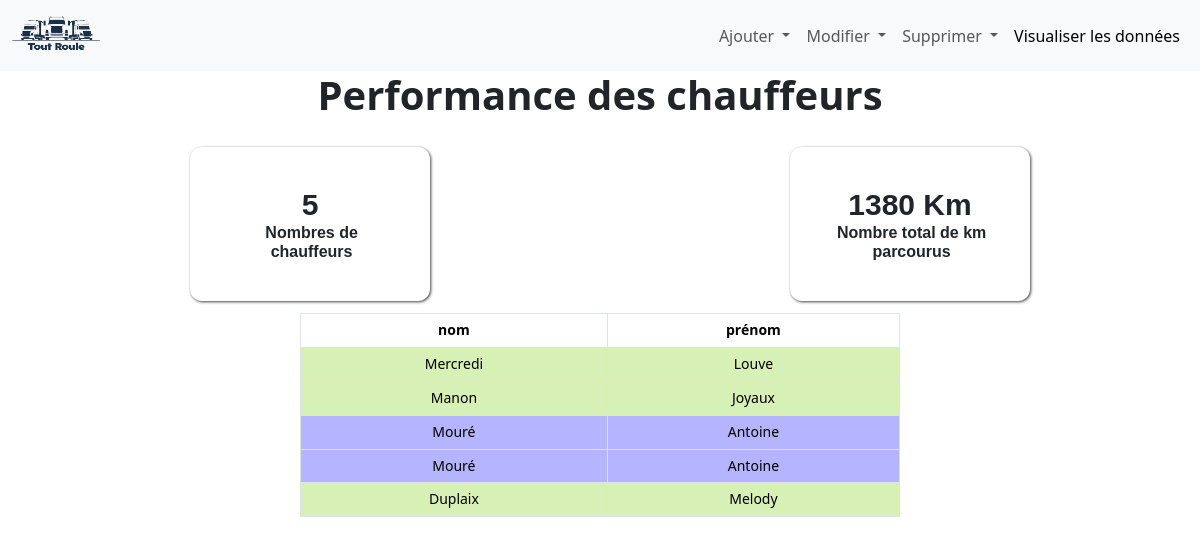
Before: / with the older database file.
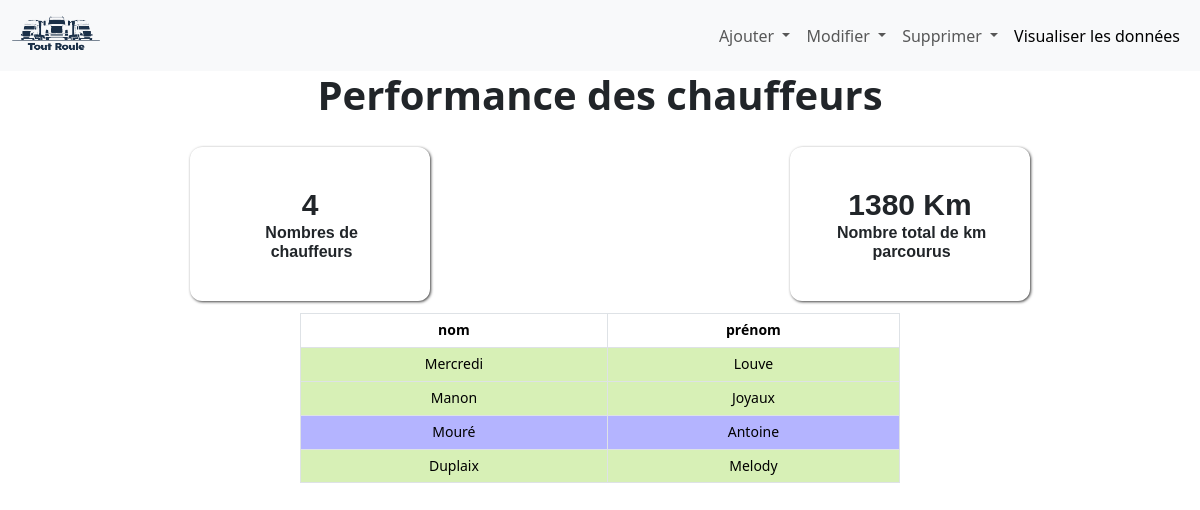
After: the same page with the newer database file.
### tables this page shows
CREATE TABLE chauffeurs(
   id_chauffeur INTEGER PRIMARY KEY,
   nom VARCHAR(50) NOT NULL,
   prenom VARCHAR(50) NOT NULL,
   genre VARCHAR(2) NOT NULL
);

### app.py (the view)
@app.route("/") # méthode qui permet de créer des pages web
def f_index():
    df= requetes_tables_transformation_dataframe()
    v_afficher_nom_prenom = afficher_nom_prenom_chauffeurs()
    v_afficher_nombres_chauffeurs = afficher_nombre_chauffeurs(v_afficher_nom_prenom)
    v_nb_de_km_parcouru_total = nb_de_km_parcouru_total(df)
    v_graphique = graphique(df)
    return render_template("t_analyses.html", t_afficher_nombres_chauffeurs = v_afficher_nombres_chauffeurs,
                                        t_afficher_nom_prenom = v_afficher_nom_prenom,
                                        t_nb_de_km_parcouru_total = v_nb_de_km_parcouru_total,
                                        t_graphique = v_graphique)

### lib/analyses.py (called while the page is built)
def calcul_km_parcouru (df):
    df["km_parcouru"] = df["km_fin"] - df["km_debut"]
    return df

def requetes_tables_transformation_dataframe():
    con = sqlite3.connect('toutroule.db')
    cursor = con.cursor()
    cursor.execute('''SELECT
        c.id_chauffeur,
        c.nom,
        c.prenom,
        c.genre,
        v.id_vehicule,
        v.type,
        t.id_trajet,
        t.km_debut,
        t.km_fin,
        t.commentaire
    FROM
        trajets as t
        JOIN chauffeurs as c ON t.id_chauffeur = c.id_chauffeur
        JOIN vehicules as v ON t.id_vehicule = v.id_vehicule''')
    df = pd.DataFrame(cursor.fetchall(), columns=[
        'id_chauffeur',
        'nom',
        'prenom',
        'genre',
        'id_vehicule',
        'type',
        'id_trajet',
        'km_debut',
        'km_fin',
        'commentaire'
    ])
    df = calcul_km_parcouru(df)
    con.close()
    return df

def afficher_nom_prenom_chauffeurs():
    con = sqlite3.connect('toutroule.db')
    cursor = con.cursor()
    cursor.execute('''SELECT
        c.id_chauffeur,
        c.nom,
        c.prenom,
        c.genre
    FROM
        chauffeurs as c''')
    df = pd.DataFrame(cursor.fetchall(), columns=[
        'id_chauffeur',
        'nom',
        'prenom',
        'genre'
    ])
    con.close()
    return df

def afficher_nombre_chauffeurs(df):
    return len(df['id_chauffeur'].unique())

def nb_de_km_parcouru_total(df):
    return df["km_parcouru"].sum()

def graphique(df):
    df_km_parcouru = df.groupby(['type'])['km_parcouru'].sum().reset_index()
    f0ig = go.Figure([go.Bar(x=df_km_parcouru["type"], y=df_km_parcouru["km_parcouru"])])
    f0ig.update_layout(title="Distance parcourue par type de véhicule",title_x=0.5)
    f0ig.update_traces(marker_color=['#99CC99', '#66B3FF', '#FFCC99', '#C2C2F0'])
    f0ig.update_traces(text=df_km_parcouru["km_parcouru"],textposition="inside")
    f0ig.update_traces(textfont=dict(size=18, color="white", family="Arial"))
    f0ig.update_layout(plot_bgcolor="white")
    f0ig.update_traces(text=df_km_parcouru["km_parcouru"], textposition="inside", hoverinfo="x+y")
    graph_JSON = json.dumps(f0ig, cls=plotly.utils.PlotlyJSONEncoder)
    return graph_JSON

### templates/t_analyses.html (shortened to what this page needs)
{% extends "t_base.html" %}
{% set styles = "static/css/t_analyses.css" %}
{% block content %}
<h1>
<div>
    <h1>Performance des chauffeurs</h1>
    <div id="higth-container">
        <div class="kpi-card">
            <span class="card-value"> {{ t_afficher_nombres_chauffeurs }} </span>
            <span class="card-text">Nombres de chauffeurs</span>
        </div>
        <div class="kpi-card ">
            <span class="card-value"> {{ t_nb_de_km_parcouru_total }} Km</span>
            <span class="card-text">Nombre total de km parcourus</span>
        </div>
    </div>
    <div id="bottom-container ">
        <table class="table table-striped table-hover table-bordered align-middle">
            <thead>
                <tr>
                    <th>nom</th>
                    <th>prénom</th>
                </tr>
            </thead>
            <tbody>
                {% for index, row in t_afficher_nom_prenom.iterrows() %}
                <tr>
                    {% if row["genre"] =="F" %}
                    <td class=green>{{ row["nom"] }}</td>
                    <td class=green>{{ row["prenom"] }}</td>
                    {%endif%}
                    <tr>
                    {% if row["genre"] =="M" %}
                    <td class=blue>{{ row["nom"] }}</td>
                    <td class=blue>{{ row["prenom"] }}</td>
                    {%endif%}
                </tr>
                {% endfor %}
            </tbody>
        </table>
    </div>
{% endblock %}

### templates/t_base.html (shortened to what this page needs)
<!DOCTYPE html>
<html lang="fr">
<head>
    <link href="https://cdn.jsdelivr.net/npm/bootstrap@5.3.2/dist/css/bootstrap.min.css" rel="stylesheet">
    <link rel="stylesheet" href="{{ styles|default('') }}">
</head>
<body>
      <nav class="navbar navbar-expand-lg bg-body-tertiary">
        <div class="container-fluid">
          <a class="navbar-brand" href="/"><img src="static/images/logo.png" alt="logo de l'application" height="45px" style="margin: 0"> </a>
          <div class="collapse navbar-collapse" id="navbarNavDropdown" style="display: flex; justify-content:flex-end;">
            <ul class="navbar-nav">
              <li class="nav-item dropdown">
                <a class="nav-link dropdown-toggle" href="#" role="button" data-bs-toggle="dropdown" aria-expanded="false">
                  Ajouter
                </a>
              </li>
              <li class="nav-item dropdown">
                <a class="nav-link dropdown-toggle" href="#" role="button" data-bs-toggle="dropdown" aria-expanded="false">
                  Modifier
                </a>
              </li>
              <li class="nav-item dropdown">
                <a class="nav-link dropdown-toggle" href="#" role="button" data-bs-toggle="dropdown" aria-expanded="false">
                  Supprimer
                </a>
              </li>
              <li class="nav-item">
                <a class="nav-link active" aria-current="page" href="/visualiser-donnees">Visualiser les données</a>
              </li>
            </ul>
          </div>
        </div>
      </nav>
    {% block content %}
    {% endblock %}
</body>
</html>

### static/css/t_analyses.css (style rules this page uses)
h1 { text-align: center; text-decoration: solid; font-size: 40px; font-weight: bold; }
#higth-container { width: 100%; display: flex; flex-direction: row; justify-content: space-around; }
.kpi-card { overflow: hidden; position: relative; box-shadow: 1px 1px 3px rgba(0, 0, 0, 0.75); display: inline-block; float:left; padding: 1em; border-radius: 0.3em; font-family: sans-serif; width: 240px; min-width: 180px; margin-left: 0.5em; margin-top: 0.5em; }
.card-value { display: block; font-size: 75%; font-weight: bolder; text-align: center; }
.card-text { display:block; text-align: center; font-size: 40%; padding-left: 0.2em; size: 30 px; }
.green { background-color: rgba(148, 245, 12, 0.258) !important; }
.blue { background-color: rgba(0, 0, 255, 0.296) !important; }
.table { width: 50%; justify-content: center; margin-left: auto; margin-right: auto; text-align:center; }
.table td, .table th { font-size: 14px; }
td { font-weight: normal; }

Changed rows visible on the page:
removed chauffeurs: nom "Mouré", prenom "Antoine"
Other visible differences:
{{ t_afficher_nombres_chauffeurs }}: "5" → "4"
